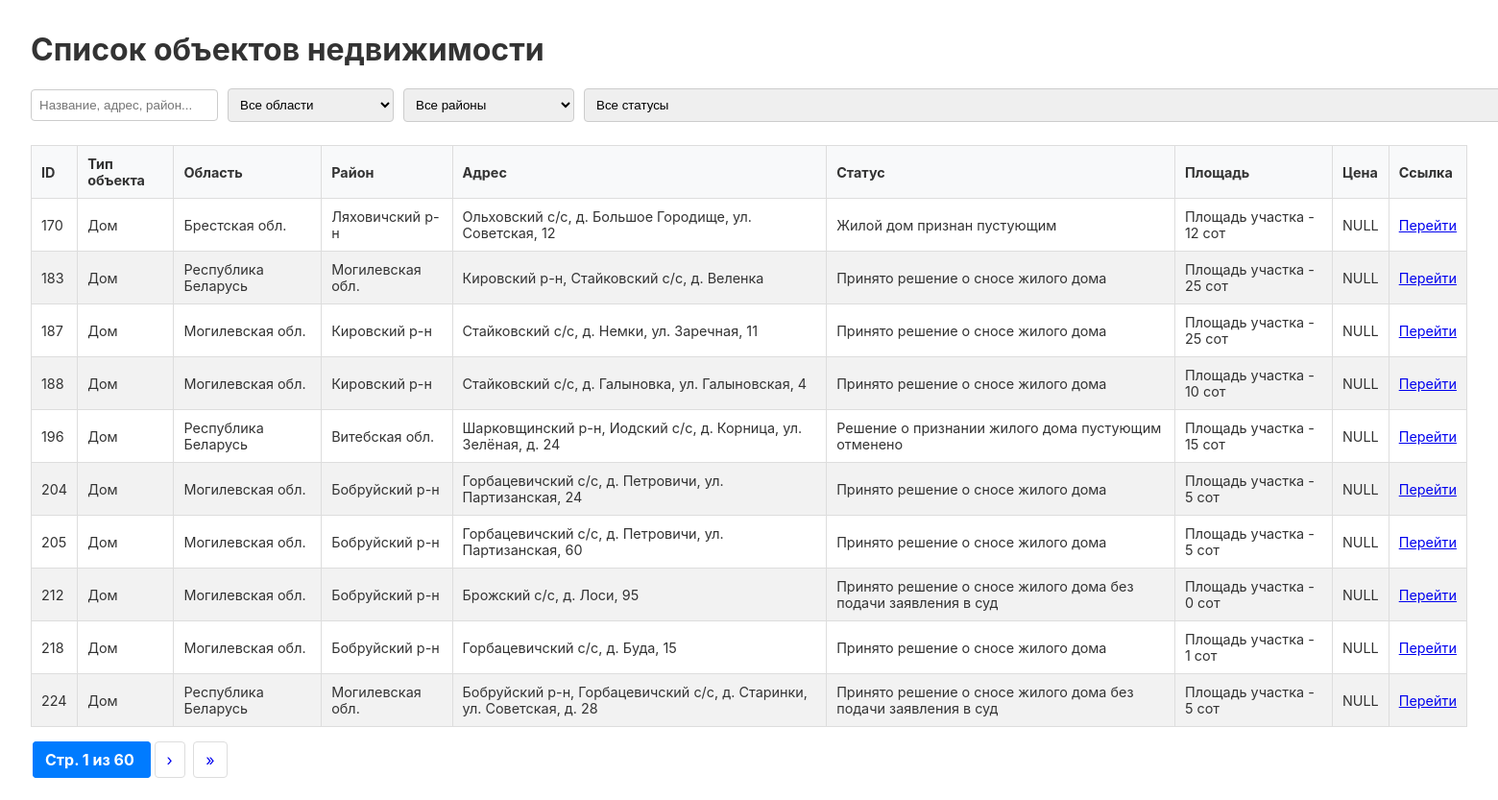
The page / on the database its author committed.
### myproject/myapp/models.py (models this page shows, shortened)
class Property(models.Model):
    id = models.BigIntegerField(primary_key=True)
    type = models.TextField(blank=True, null=True)
    name = models.TextField(blank=True, null=True)
    status = models.TextField(blank=True, null=True)
    use_start_date = models.TextField(db_column='useStartDate', blank=True, null=True)  # Field name made lowercase.
    deterioration = models.TextField(blank=True, null=True)
    wall_materials = models.TextField(db_column='wallMaterials', blank=True, null=True)  # Field name made lowercase.
    plottage = models.TextField(blank=True, null=True)
    region = models.TextField(blank=True, null=True)
    district = models.TextField(blank=True, null=True)
    address = models.TextField(blank=True, null=True)
    url = models.TextField(blank=True, null=True)
    contacts_name = models.TextField(db_column='contactsName', blank=True, null=True)  # Field name made lowercase.
    contacts_phone = models.TextField(db_column='contactsPhone', blank=True, null=True)  # Field name made lowercase.
    contacts_email = models.TextField(db_column='contactsEmail', blank=True, null=True)  # Field name made lowercase.
    price = models.TextField(blank=True, null=True)
    class Meta:
        managed = False
        db_table = 'abandoned_objects'

### myproject/myapp/views.py (the view, shortened to what this page needs)
# urls.py: path('', views.property_list, name='property_list'),
def property_list(request):
    queryset = Property.objects.all()
    search_query = request.GET.get('q', '')
    region_filter = request.GET.get('region', '')
    status_filter = request.GET.get('status', '')
    district_filter = request.GET.get('district', '')
    if region_filter:
        queryset = queryset.filter(region=region_filter)
    if status_filter:
        queryset = queryset.filter(status=status_filter)
    if district_filter:
        queryset = queryset.filter(district=district_filter)
    per_page = int(request.GET.get('per_page', 10))
    if per_page not in [10, 25, 50]:
        per_page = 10
    paginator = Paginator(queryset, per_page)
    page_number = request.GET.get('page')
    page_obj = paginator.get_page(page_number)
    regions = Property.objects.values_list('region', flat=True).distinct()
    statuses = Property.objects.values_list('status', flat=True).distinct()
    districts = Property.objects.values_list('district', flat=True).distinct().order_by('district')
    context = {
        'page_obj': page_obj,
        'per_page': per_page,
        'search_query': search_query,
        'region_filter': region_filter,
        'status_filter': status_filter,
        'district_filter': district_filter,
        'regions': regions,
        'statuses': statuses,
        'districts': districts,
    }
    return render(request, 'myapp/property_list.html', context)

### myproject/myapp/templates/myapp/property_list.html (shortened to what this page needs)
<!DOCTYPE html>
<html lang="ru">
<head>
</head>
<body>
    <h1>Список объектов недвижимости</h1>
    <div class="controls">
        <form method="GET" action="" style="display: flex; gap: 10px; align-items: center;">
            <input type="text" name="q" placeholder="Название, адрес, район..." value="{{ search_query|default:'' }}">
            <select name="region">
                <option value="">Все области</option>
            </select>
            <select name="district">
                <option value="">Все районы</option>
            </select>
            <select name="status">
                <option value="">Все статусы</option>
            </select>
        </form>
    </div>
    <table>
        <thead>
            <tr>
                <th>ID</th>
                <th>Тип объекта</th>
                <th>Область</th>
                <th>Район</th>
                <th>Адрес</th>
                <th>Статус</th>
                <th>Площадь</th>
                <th>Цена</th>
                <th>Ссылка</th>
            </tr>
        </thead>
        <tbody>
            {% for prop in page_obj %}
            <tr>
                <td>{{ prop.id }}</td>
                <td>{{ prop.type }}</td>
                <td>{{ prop.region }}</td>
                <td>{{ prop.district }}</td>
                <td>{{ prop.address }}</td>
                <td>{{ prop.status }}</td>
                <td>{{ prop.plottage }}</td>
                <td>{{ prop.price }}</td>
                <td>
                    {% if prop.url %}
                        <a href="{{ prop.url }}" target="_blank">Перейти</a>
                    {% else %}
                        -
                    {% endif %}
                </td>
            </tr>
            {% empty %}
            <tr>
                <td colspan="6" style="text-align: center;">Ничего не найдено.</td>
            </tr>
            {% endfor %}
        </tbody>
    </table>
    {% if page_obj.paginator.num_pages > 1 %}
    <div class="pagination">
        <span class="step-links">
            <span class="current">
                Стр. {{ page_obj.number }} из {{ page_obj.paginator.num_pages }}
            </span>
            {% if page_obj.has_next %}
                <a href="?page={{ page_obj.next_page_number }}&per_page={{ per_page }}&q={{ search_query|default:'' }}&region={{ region_filter|default:'' }}&status={{ status_filter|default:'' }}">›</a>
                <a href="?page={{ page_obj.paginator.num_pages }}&per_page={{ per_page }}&q={{ search_query|default:'' }}&region={{ region_filter|default:'' }}&status={{ status_filter|default:'' }}">&raquo;</a>
            {% endif %}
        </span>
    </div>
    {% endif %}
</body>
</html>

### myproject/myapp/templates/myapp/property_list.html (style rules this page uses)
body { font-family: -apple-system, BlinkMacSystemFont, "Segoe UI", Roboto, "Helvetica Neue", Arial, sans-serif; margin: 2em; color: #333; }
.controls { margin-bottom: 1.5em; display: flex; gap: 10px; align-items: center; }
.controls input, .controls select { padding: 8px; border: 1px solid #ccc; border-radius: 4px; }
.pagination { margin-top: 1.5em; }
.pagination a, .pagination .current { padding: 8px 12px; margin: 0 2px; text-decoration: none; border: 1px solid #ddd; border-radius: 4px; }
.pagination .current { font-weight: bold; background-color: #007bff; color: white; border-color: #007bff; }
table { border-collapse: collapse; width: 100%; font-size: 0.9em; }
th, td { border: 1px solid #ddd; padding: 10px; text-align: left; }
th { background-color: #f8f9fa; }
tr:nth-child(even) { background-color: #f2f2f2; }

### rows shown on the page
Property: id "170", type "Дом", region "Брестская обл.", district "Ляховичский р-н", address "Ольховский с/с, д. Большое Городище, ул. Советская, 12", status "Жилой дом признан пустующим", plottage "Площадь участка - 12 сот", price "NULL"
Property: id "183", type "Дом", region "Республика Беларусь", district "Могилевская обл.", address "Кировский р-н, Стайковский с/с, д. Веленка", status "Принято решение о сносе жилого дома", plottage "Площадь участка - 25 сот", price "NULL"
Property: id "187", type "Дом", region "Могилевская обл.", district "Кировский р-н", address "Стайковский с/с, д. Немки, ул. Заречная, 11", status "Принято решение о сносе жилого дома", plottage "Площадь участка - 25 сот", price "NULL"
Property: id "188", type "Дом", region "Могилевская обл.", district "Кировский р-н", address "Стайковский с/с, д. Галыновка, ул. Галыновская, 4", status "Принято решение о сносе жилого дома", plottage "Площадь участка - 10 сот", price "NULL"
Property: id "196", type "Дом", region "Республика Беларусь", district "Витебская обл.", address "Шарковщинский р-н, Иодский с/с, д. Корница, ул. Зелёная, д. 24", status "Решение о признании жилого дома пустующим отменено", plottage "Площадь участка - 15 сот", price "NULL"
Property: id "204", type "Дом", region "Могилевская обл.", district "Бобруйский р-н", address "Горбацевичский с/с, д. Петровичи, ул. Партизанская, 24", status "Принято решение о сносе жилого дома", plottage "Площадь участка - 5 сот", price "NULL"
Property: id "205", type "Дом", region "Могилевская обл.", district "Бобруйский р-н", address "Горбацевичский с/с, д. Петровичи, ул. Партизанская, 60", status "Принято решение о сносе жилого дома", plottage "Площадь участка - 5 сот", price "NULL"
Property: id "212", type "Дом", region "Могилевская обл.", district "Бобруйский р-н", address "Брожский с/с, д. Лоси, 95", status "Принято решение о сносе жилого дома без подачи заявления в суд", plottage "Площадь участка - 0 сот", price "NULL"
Property: id "218", type "Дом", region "Могилевская обл.", district "Бобруйский р-н", address "Горбацевичский с/с, д. Буда, 15", status "Принято решение о сносе жилого дома", plottage "Площадь участка - 1 сот", price "NULL"
Property: id "224", type "Дом", region "Республика Беларусь", district "Могилевская обл.", address "Бобруйский р-н, Горбацевичский с/с, д. Старинки, ул. Советская, д. 28", status "Принято решение о сносе жилого дома без подачи заявления в суд", plottage "Площадь участка - 5 сот", price "NULL"

### other values the page prints
{{ page_obj.number }} "1"
{{ page_obj.paginator.num_pages }} "60"
